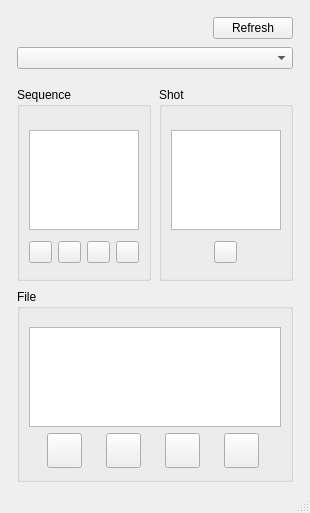
<?xml version="1.0" encoding="UTF-8"?>
<ui version="4.0">
 <class>MainWindow</class>
 <widget class="QMainWindow" name="MainWindow">
  <property name="geometry">
   <rect>
    <x>0</x>
    <y>0</y>
    <width>310</width>
    <height>513</height>
   </rect>
  </property>
  <property name="windowTitle">
   <string>MainWindow</string>
  </property>
  <widget class="QWidget" name="centralwidget">
   <layout class="QVBoxLayout" name="verticalLayout_2">
    <item>
     <layout class="QVBoxLayout" name="verticalLayout">
      <property name="spacing">
       <number>8</number>
      </property>
      <property name="sizeConstraint">
       <enum>QLayout::SetNoConstraint</enum>
      </property>
      <property name="leftMargin">
       <number>8</number>
      </property>
      <property name="topMargin">
       <number>8</number>
      </property>
      <property name="rightMargin">
       <number>8</number>
      </property>
      <property name="bottomMargin">
       <number>0</number>
      </property>
      <item alignment="Qt::AlignRight">
       <widget class="QPushButton" name="refresh_button">
        <property name="sizePolicy">
         <sizepolicy hsizetype="Fixed" vsizetype="Fixed">
          <horstretch>0</horstretch>
          <verstretch>0</verstretch>
         </sizepolicy>
        </property>
        <property name="toolTip">
         <string>Refresh lists</string>
        </property>
        <property name="layoutDirection">
         <enum>Qt::LeftToRight</enum>
        </property>
        <property name="text">
         <string>Refresh</string>
        </property>
       </widget>
      </item>
      <item>
       <widget class="QComboBox" name="stage_comboBox">
        <property name="toolTip">
         <string>Stage type</string>
        </property>
       </widget>
      </item>
      <item>
       <spacer name="verticalSpacer_2">
        <property name="orientation">
         <enum>Qt::Vertical</enum>
        </property>
        <property name="sizeType">
         <enum>QSizePolicy::Fixed</enum>
        </property>
        <property name="sizeHint" stdset="0">
         <size>
          <width>20</width>
          <height>10</height>
         </size>
        </property>
       </spacer>
      </item>
      <item>
       <layout class="QHBoxLayout" name="horizontalLayout">
        <item>
         <widget class="QGroupBox" name="groupBox">
          <property name="title">
           <string>Sequence</string>
          </property>
          <layout class="QVBoxLayout" name="verticalLayout_3">
           <property name="topMargin">
            <number>18</number>
           </property>
           <item>
            <widget class="QListWidget" name="sequence_listWidget">
             <property name="sizePolicy">
              <sizepolicy hsizetype="Expanding" vsizetype="Fixed">
               <horstretch>0</horstretch>
               <verstretch>0</verstretch>
              </sizepolicy>
             </property>
             <property name="maximumSize">
              <size>
               <width>16777215</width>
               <height>100</height>
              </size>
             </property>
             <property name="editTriggers">
              <set>QAbstractItemView::SelectedClicked</set>
             </property>
            </widget>
           </item>
           <item>
            <layout class="QHBoxLayout" name="horizontalLayout_4">
             <item>
              <widget class="QPushButton" name="make_new_sequence_pushButton">
               <property name="maximumSize">
                <size>
                 <width>23</width>
                 <height>16777215</height>
                </size>
               </property>
               <property name="toolTip">
                <string>Create new sequence</string>
               </property>
               <property name="text">
                <string/>
               </property>
              </widget>
             </item>
             <item>
              <widget class="QPushButton" name="rename_sequence_pushButton">
               <property name="maximumSize">
                <size>
                 <width>23</width>
                 <height>16777215</height>
                </size>
               </property>
               <property name="toolTip">
                <string>Rename sequence</string>
               </property>
               <property name="text">
                <string/>
               </property>
              </widget>
             </item>
             <item>
              <widget class="QPushButton" name="playblast_sequence_pushButton">
               <property name="sizePolicy">
                <sizepolicy hsizetype="Minimum" vsizetype="Fixed">
                 <horstretch>0</horstretch>
                 <verstretch>0</verstretch>
                </sizepolicy>
               </property>
               <property name="maximumSize">
                <size>
                 <width>23</width>
                 <height>16777215</height>
                </size>
               </property>
               <property name="toolTip">
                <string>Playblast sequence </string>
               </property>
               <property name="text">
                <string/>
               </property>
              </widget>
             </item>
             <item>
              <widget class="QPushButton" name="export_sequence_pushButton">
               <property name="sizePolicy">
                <sizepolicy hsizetype="Minimum" vsizetype="Fixed">
                 <horstretch>0</horstretch>
                 <verstretch>0</verstretch>
                </sizepolicy>
               </property>
               <property name="maximumSize">
                <size>
                 <width>23</width>
                 <height>16777215</height>
                </size>
               </property>
               <property name="toolTip">
                <string>Export sequence </string>
               </property>
               <property name="text">
                <string/>
               </property>
              </widget>
             </item>
            </layout>
           </item>
          </layout>
         </widget>
        </item>
        <item>
         <widget class="QGroupBox" name="groupBox_2">
          <property name="title">
           <string>Shot</string>
          </property>
          <layout class="QVBoxLayout" name="verticalLayout_4">
           <property name="topMargin">
            <number>18</number>
           </property>
           <item>
            <widget class="QListWidget" name="shot_listWidget">
             <property name="sizePolicy">
              <sizepolicy hsizetype="Expanding" vsizetype="Fixed">
               <horstretch>0</horstretch>
               <verstretch>0</verstretch>
              </sizepolicy>
             </property>
             <property name="maximumSize">
              <size>
               <width>16777215</width>
               <height>100</height>
              </size>
             </property>
             <property name="editTriggers">
              <set>QAbstractItemView::SelectedClicked</set>
             </property>
             <property name="selectionMode">
              <enum>QAbstractItemView::ExtendedSelection</enum>
             </property>
            </widget>
           </item>
           <item>
            <layout class="QHBoxLayout" name="horizontalLayout_5">
             <item>
              <widget class="QPushButton" name="rename_shot_pushButton">
               <property name="maximumSize">
                <size>
                 <width>23</width>
                 <height>16777215</height>
                </size>
               </property>
               <property name="toolTip">
                <string>Rename shot </string>
               </property>
               <property name="statusTip">
                <string/>
               </property>
               <property name="text">
                <string/>
               </property>
              </widget>
             </item>
            </layout>
           </item>
          </layout>
         </widget>
        </item>
       </layout>
      </item>
      <item>
       <widget class="QGroupBox" name="groupBox_3">
        <property name="title">
         <string>File</string>
        </property>
        <layout class="QVBoxLayout" name="verticalLayout_5">
         <property name="topMargin">
          <number>18</number>
         </property>
         <item>
          <widget class="QListWidget" name="file_listWidget">
           <property name="sizePolicy">
            <sizepolicy hsizetype="Expanding" vsizetype="Fixed">
             <horstretch>0</horstretch>
             <verstretch>0</verstretch>
            </sizepolicy>
           </property>
           <property name="maximumSize">
            <size>
             <width>16777215</width>
             <height>100</height>
            </size>
           </property>
           <property name="editTriggers">
            <set>QAbstractItemView::SelectedClicked</set>
           </property>
          </widget>
         </item>
         <item>
          <layout class="QHBoxLayout" name="horizontalLayout_2">
           <item>
            <widget class="QPushButton" name="open_file_pushButton">
             <property name="sizePolicy">
              <sizepolicy hsizetype="Fixed" vsizetype="Fixed">
               <horstretch>0</horstretch>
               <verstretch>0</verstretch>
              </sizepolicy>
             </property>
             <property name="minimumSize">
              <size>
               <width>35</width>
               <height>35</height>
              </size>
             </property>
             <property name="maximumSize">
              <size>
               <width>35</width>
               <height>35</height>
              </size>
             </property>
             <property name="toolTip">
              <string>Open selected file</string>
             </property>
             <property name="text">
              <string/>
             </property>
            </widget>
           </item>
           <item>
            <widget class="QPushButton" name="save_new_version_pushButton">
             <property name="minimumSize">
              <size>
               <width>35</width>
               <height>35</height>
              </size>
             </property>
             <property name="maximumSize">
              <size>
               <width>35</width>
               <height>35</height>
              </size>
             </property>
             <property name="toolTip">
              <string>Save new version</string>
             </property>
             <property name="text">
              <string/>
             </property>
            </widget>
           </item>
           <item>
            <widget class="QPushButton" name="rename_file_pushButton">
             <property name="minimumSize">
              <size>
               <width>35</width>
               <height>35</height>
              </size>
             </property>
             <property name="maximumSize">
              <size>
               <width>35</width>
               <height>35</height>
              </size>
             </property>
             <property name="toolTip">
              <string>Rename file </string>
             </property>
             <property name="text">
              <string/>
             </property>
            </widget>
           </item>
           <item>
            <widget class="QPushButton" name="export_file_pushButton">
             <property name="sizePolicy">
              <sizepolicy hsizetype="Maximum" vsizetype="Maximum">
               <horstretch>0</horstretch>
               <verstretch>0</verstretch>
              </sizepolicy>
             </property>
             <property name="minimumSize">
              <size>
               <width>35</width>
               <height>35</height>
              </size>
             </property>
             <property name="maximumSize">
              <size>
               <width>35</width>
               <height>35</height>
              </size>
             </property>
             <property name="toolTip">
              <string>Export file </string>
             </property>
             <property name="text">
              <string/>
             </property>
            </widget>
           </item>
          </layout>
         </item>
        </layout>
       </widget>
      </item>
     </layout>
    </item>
   </layout>
  </widget>
  <widget class="QMenuBar" name="menubar">
   <property name="geometry">
    <rect>
     <x>0</x>
     <y>0</y>
     <width>310</width>
     <height>21</height>
    </rect>
   </property>
  </widget>
  <widget class="QStatusBar" name="statusbar"/>
 </widget>
 <resources/>
 <connections/>
</ui>
